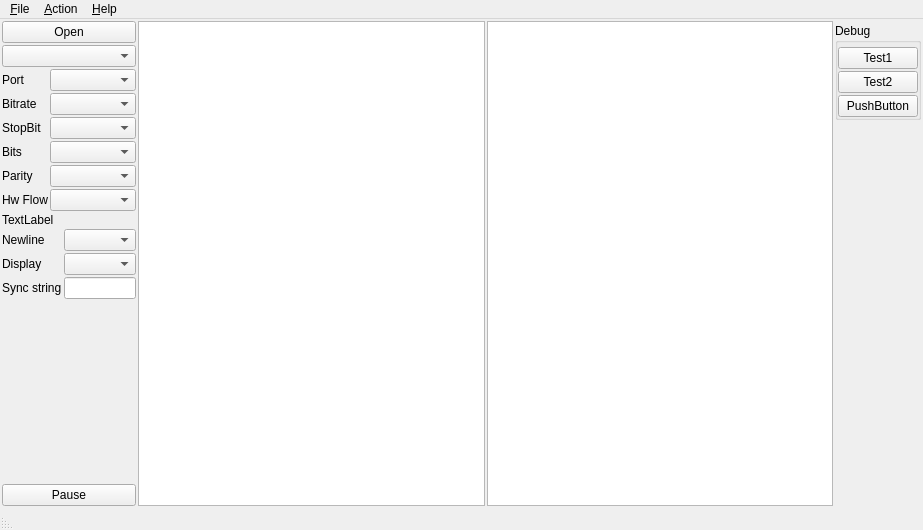
<?xml version="1.0" encoding="UTF-8"?>
<ui version="4.0">
 <class>MainWindow</class>
 <widget class="QMainWindow" name="MainWindow">
  <property name="geometry">
   <rect>
    <x>0</x>
    <y>0</y>
    <width>923</width>
    <height>530</height>
   </rect>
  </property>
  <property name="windowTitle">
   <string>MainWindow</string>
  </property>
  <widget class="QWidget" name="centralwidget">
   <layout class="QHBoxLayout" name="horizontalLayout">
    <property name="spacing">
     <number>2</number>
    </property>
    <property name="leftMargin">
     <number>2</number>
    </property>
    <property name="topMargin">
     <number>2</number>
    </property>
    <property name="rightMargin">
     <number>2</number>
    </property>
    <property name="bottomMargin">
     <number>2</number>
    </property>
    <item>
     <layout class="QVBoxLayout" name="verticalLayout_4">
      <property name="spacing">
       <number>2</number>
      </property>
      <item>
       <widget class="QPushButton" name="pbOpen">
        <property name="text">
         <string>Open</string>
        </property>
       </widget>
      </item>
      <item>
       <widget class="QComboBox" name="comboBox"/>
      </item>
      <item>
       <layout class="QVBoxLayout" name="verticalLayout_6"/>
      </item>
      <item>
       <layout class="QFormLayout" name="formLayout">
        <property name="horizontalSpacing">
         <number>2</number>
        </property>
        <property name="verticalSpacing">
         <number>2</number>
        </property>
        <item row="0" column="0">
         <widget class="QLabel" name="label_2">
          <property name="text">
           <string>Port</string>
          </property>
         </widget>
        </item>
        <item row="0" column="1">
         <widget class="QComboBox" name="cbPort">
          <property name="editable">
           <bool>false</bool>
          </property>
          <property name="currentText">
           <string notr="true"/>
          </property>
         </widget>
        </item>
        <item row="1" column="0">
         <widget class="QLabel" name="label_3">
          <property name="text">
           <string>Bitrate</string>
          </property>
         </widget>
        </item>
        <item row="1" column="1">
         <widget class="QComboBox" name="cbBitrate"/>
        </item>
        <item row="2" column="0">
         <widget class="QLabel" name="label_4">
          <property name="text">
           <string>StopBit</string>
          </property>
         </widget>
        </item>
        <item row="2" column="1">
         <widget class="QComboBox" name="cbStopBits"/>
        </item>
        <item row="3" column="0">
         <widget class="QLabel" name="label_5">
          <property name="text">
           <string>Bits</string>
          </property>
         </widget>
        </item>
        <item row="3" column="1">
         <widget class="QComboBox" name="cbBits"/>
        </item>
        <item row="4" column="0">
         <widget class="QLabel" name="label_6">
          <property name="text">
           <string>Parity</string>
          </property>
         </widget>
        </item>
        <item row="4" column="1">
         <widget class="QComboBox" name="cbParity"/>
        </item>
        <item row="5" column="0">
         <widget class="QLabel" name="label_9">
          <property name="text">
           <string>Hw Flow</string>
          </property>
         </widget>
        </item>
        <item row="5" column="1">
         <widget class="QComboBox" name="cbFlowControl">
          <property name="sizePolicy">
           <sizepolicy hsizetype="Ignored" vsizetype="Fixed">
            <horstretch>0</horstretch>
            <verstretch>0</verstretch>
           </sizepolicy>
          </property>
         </widget>
        </item>
       </layout>
      </item>
      <item>
       <widget class="QLabel" name="label_8">
        <property name="text">
         <string>TextLabel</string>
        </property>
       </widget>
      </item>
      <item>
       <layout class="QFormLayout" name="formLayout_2">
        <property name="horizontalSpacing">
         <number>2</number>
        </property>
        <property name="verticalSpacing">
         <number>2</number>
        </property>
        <item row="0" column="0">
         <widget class="QLabel" name="label">
          <property name="text">
           <string>Newline</string>
          </property>
         </widget>
        </item>
        <item row="0" column="1">
         <widget class="QComboBox" name="cbNewline"/>
        </item>
        <item row="1" column="0">
         <widget class="QLabel" name="label_7">
          <property name="text">
           <string>Display </string>
          </property>
         </widget>
        </item>
        <item row="1" column="1">
         <widget class="QComboBox" name="cbDisplay"/>
        </item>
        <item row="2" column="0">
         <widget class="QLabel" name="lSync">
          <property name="text">
           <string>Sync string</string>
          </property>
         </widget>
        </item>
        <item row="2" column="1">
         <widget class="QLineEdit" name="leSyncString">
          <property name="sizePolicy">
           <sizepolicy hsizetype="Ignored" vsizetype="Fixed">
            <horstretch>0</horstretch>
            <verstretch>0</verstretch>
           </sizepolicy>
          </property>
         </widget>
        </item>
       </layout>
      </item>
      <item>
       <spacer name="verticalSpacer">
        <property name="orientation">
         <enum>Qt::Vertical</enum>
        </property>
        <property name="sizeHint" stdset="0">
         <size>
          <width>20</width>
          <height>40</height>
         </size>
        </property>
       </spacer>
      </item>
      <item>
       <widget class="QPushButton" name="pushButton_2">
        <property name="text">
         <string>Pause</string>
        </property>
       </widget>
      </item>
     </layout>
    </item>
    <item>
     <widget class="QTextEdit" name="textEdit"/>
    </item>
    <item>
     <widget class="QPlainTextEdit" name="plainTextEdit">
      <property name="font">
       <font>
        <family>Bitstream Vera Sans Mono</family>
       </font>
      </property>
     </widget>
    </item>
    <item>
     <layout class="QVBoxLayout" name="verticalLayout_3">
      <property name="spacing">
       <number>2</number>
      </property>
      <item>
       <widget class="QWidget" name="widget" native="true"/>
      </item>
      <item>
       <widget class="QGroupBox" name="gbDebug">
        <property name="title">
         <string>Debug</string>
        </property>
        <layout class="QVBoxLayout" name="verticalLayout_7">
         <property name="spacing">
          <number>2</number>
         </property>
         <property name="leftMargin">
          <number>0</number>
         </property>
         <property name="topMargin">
          <number>4</number>
         </property>
         <property name="rightMargin">
          <number>0</number>
         </property>
         <property name="bottomMargin">
          <number>0</number>
         </property>
         <item>
          <widget class="QPushButton" name="bpTest1">
           <property name="text">
            <string>Test1</string>
           </property>
          </widget>
         </item>
         <item>
          <widget class="QPushButton" name="bpTest2">
           <property name="text">
            <string>Test2</string>
           </property>
          </widget>
         </item>
         <item>
          <widget class="QPushButton" name="pushButton">
           <property name="text">
            <string>PushButton</string>
           </property>
          </widget>
         </item>
        </layout>
       </widget>
      </item>
      <item>
       <spacer name="verticalSpacer_2">
        <property name="orientation">
         <enum>Qt::Vertical</enum>
        </property>
        <property name="sizeHint" stdset="0">
         <size>
          <width>20</width>
          <height>40</height>
         </size>
        </property>
       </spacer>
      </item>
     </layout>
    </item>
   </layout>
  </widget>
  <widget class="QMenuBar" name="menubar">
   <property name="geometry">
    <rect>
     <x>0</x>
     <y>0</y>
     <width>923</width>
     <height>25</height>
    </rect>
   </property>
   <widget class="QMenu" name="menuFile">
    <property name="title">
     <string>&amp;File</string>
    </property>
    <addaction name="actionNew"/>
    <addaction name="actionExit"/>
   </widget>
   <widget class="QMenu" name="menuHelp">
    <property name="title">
     <string>&amp;Help</string>
    </property>
    <addaction name="actionAbout"/>
   </widget>
   <widget class="QMenu" name="menuAction">
    <property name="title">
     <string>&amp;Action</string>
    </property>
    <addaction name="actionClear"/>
    <addaction name="actionReset_port"/>
    <addaction name="actionPortInfo"/>
   </widget>
   <addaction name="menuFile"/>
   <addaction name="menuAction"/>
   <addaction name="menuHelp"/>
  </widget>
  <widget class="QStatusBar" name="statusbar">
   <property name="layoutDirection">
    <enum>Qt::RightToLeft</enum>
   </property>
  </widget>
  <action name="actionExit">
   <property name="checkable">
    <bool>false</bool>
   </property>
   <property name="text">
    <string>Quit</string>
   </property>
   <property name="toolTip">
    <string>Quit</string>
   </property>
   <property name="shortcut">
    <string>Ctrl+Q</string>
   </property>
   <property name="shortcutContext">
    <enum>Qt::WidgetShortcut</enum>
   </property>
  </action>
  <action name="actionAbout">
   <property name="text">
    <string>About</string>
   </property>
  </action>
  <action name="actionNew">
   <property name="checkable">
    <bool>true</bool>
   </property>
   <property name="text">
    <string>New</string>
   </property>
  </action>
  <action name="actionClear">
   <property name="text">
    <string>Clear</string>
   </property>
  </action>
  <action name="actionReset_port">
   <property name="text">
    <string>Reset port</string>
   </property>
  </action>
  <action name="actionPortInfo">
   <property name="text">
    <string>Port Info</string>
   </property>
  </action>
 </widget>
 <resources/>
 <connections/>
</ui>
